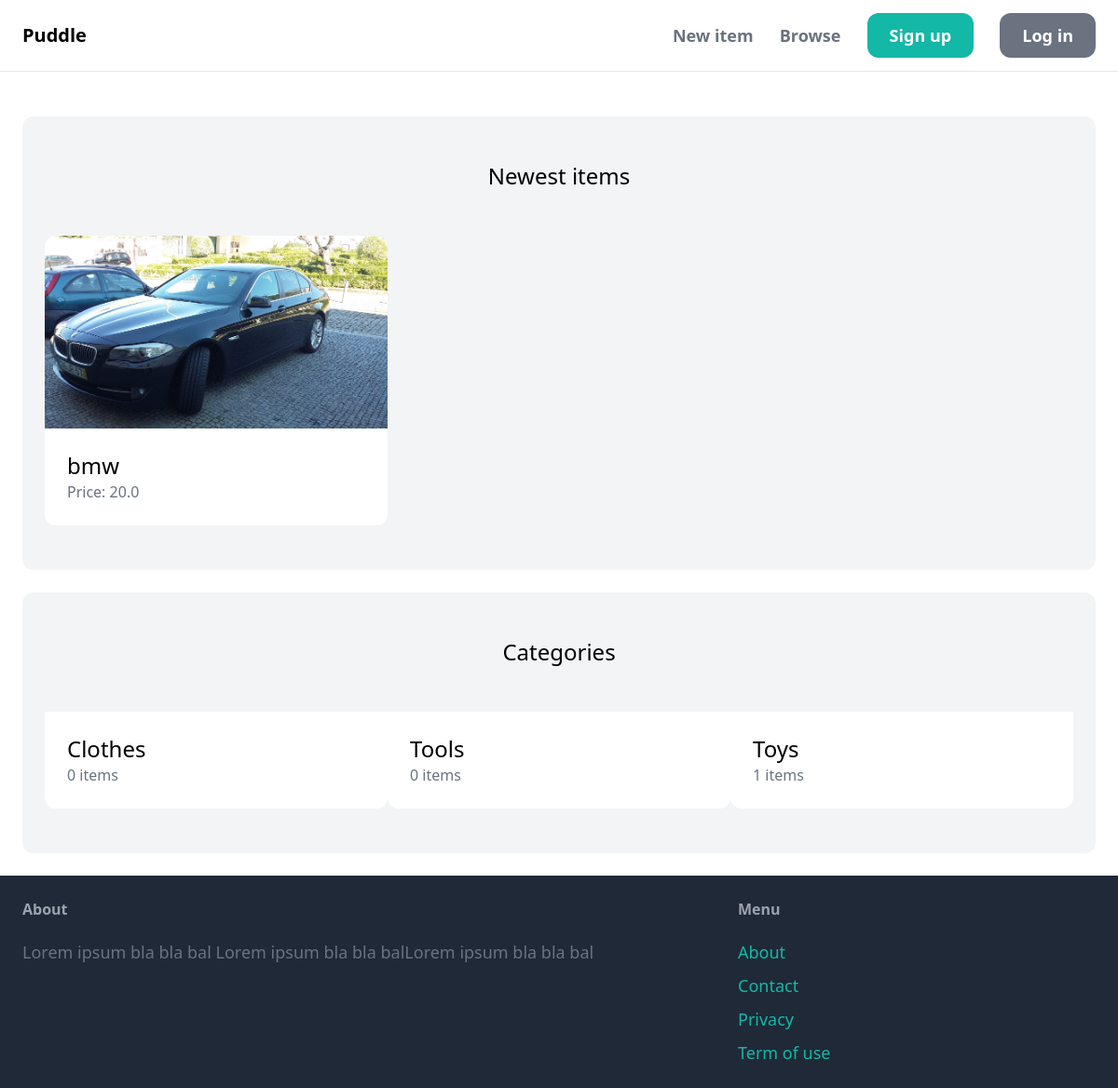
Before: / with the older database file.
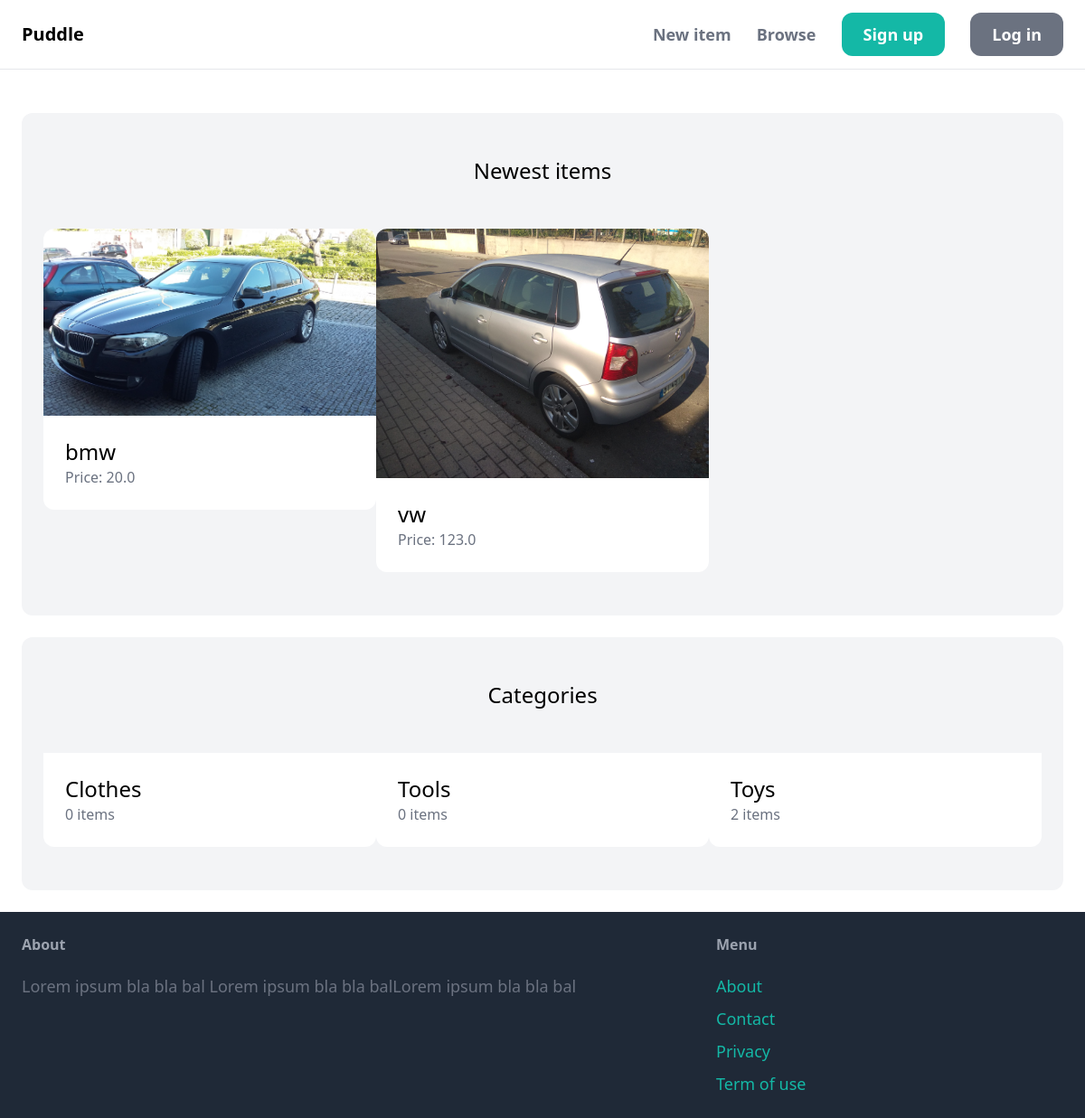
After: the same page with the newer database file.
### item/models.py (models this page shows, shortened)
class Item(models.Model):
    category = models.ForeignKey(Category, related_name='items', on_delete=models.CASCADE)
    name = models.CharField(max_length=255)
    description = models.TextField(blank=True,null=True)
    price = models.FloatField()
    image = models.ImageField(upload_to='item_images', blank=True,null=True)
    is_sold = models.BooleanField(default=False)
    created_by = models.ForeignKey(User, related_name='items', on_delete=models.CASCADE)
    created_at = models.DateTimeField(auto_now_add=True)

class Category(models.Model):
    name = models.CharField(max_length=255)
    class Meta:
        verbose_name_plural = 'Categories'
        ordering = ('name',)

### core/views.py (the view)
# urls.py: path('',index, name='index'),
def index(request):
    items = Item.objects.filter(is_sold=False)[0:6]
    categories = Category.objects.all()
    return render(request, 'core/index.html'
                  ,{'categories': categories
                  ,'items' : items},
                  )

### core/templates/core/index.html (shortened to what this page needs)
{% extends 'core/base.html' %}
{% block content %}
    <div class="mt-6 px-6 py-12 bg-gray-100 rounded-xl">
        <h2 class="mb-12 text-2xl text-center">Newest items</h2>
        <div class="grid grid-cols-3 gap 3">
            {% for item in items %}
                <div>
                    <a href="{% url 'item:detail' item.id %}">
                        <div>
                            <img src="{{ item.image.url }}" class="rounded-t-xl" >
                        </div>
                        <div class="p-6 bg-white rounded-b-xl">
                            <h2 class="text-2xl">{{ item.name }}</h2>
                            <p class="text-gray-500">Price: {{ item.price }}</p>
                        </div>
                    </a>
                </div>
            {% endfor %}
        </div>
    </div>
    <div class="mt-6 px-6 py-12 bg-gray-100 rounded-xl">
        <h2 class="mb-12 text-2xl text-center">Categories</h2>
        <div class="grid grid-cols-3 gap 3">
            {% for category in categories %}
            <div>
                <a href="#">
                    <div class="p-6 bg-white rounded-b-xl">
                        <h2 class="text-2xl">{{ category.name }}</h2>
                        <p class="text-gray-500">{{ category.items.count }} items</p>
                    </div>
                </a>
            </div>
         {% endfor %}
        </div>
    </div>
{% endblock %}

### core/templates/core/base.html (shortened to what this page needs)
<!DOCTYPE html>
<html>
<head>
    <script src="https://cdn.tailwindcss.com"></script>
</head>
<body>
    <nav class ="py-6 px-6 flex justify-between items-center border-b border-gray-200">
        <a href="/" class ="text-xl font-semibold">Puddle</a>
        <div class="space-x-6">
            <a href="#" class="text-lg font-semibold hover: text-gray-500">New item</a>
            <a href="#" class="text-lg font-semibold hover: text-gray-500">Browse</a>
            <a href="#" class="px-6 py-3 text-lg font-semibold bg-teal-500 text-white rounded-xl hover:bg-teal-700">Sign up</a>
            <a href="#" class="px-6 py-3 text-lg font-semibold bg-gray-500 text-white rounded-xl hover:bg-gray-700">Log in</a>
        </div>
    </nav>
    <div class="px-6 py-6">
        {% block content %}
        {% endblock %}
    </div>
    <footer class="py-6 px-6 flex justify-between bg-gray-800">
        <div class="w-2/3 pr-10">
            <h3 class="mb-5 font-semibold text-gray-400">About</h3>
            <p class="text-lg text-gray-500"> Lorem ipsum bla bla bal Lorem ipsum bla bla balLorem ipsum bla bla bal </p>
        </div>
        <div class="w-1/3">
            <h3 class = "mb-5 font-semibold text-gray-400"> Menu </h3>
            <ul class="space-y-2">
                <li><a href="#"  class="text-lg text-teal-500 hover:text-teal-700">About</a>   </li>
                <li><a href="{% url 'contact' %}"  class="text-lg text-teal-500 hover:text-teal-700">Contact</a>   </li>
                <li><a href="#"  class="text-lg text-teal-500 hover:text-teal-700">Privacy</a>   </li>
                <li><a href="#"  class="text-lg text-teal-500 hover:text-teal-700">Term of use</a>   </li>
            </ul>
        </div>
    </footer>
</body>
</html>

Changed rows visible on the page:
added Item: image (picture), name "vw", price "123.0"
computed for Category "Toys": items.count "1" → "2"
